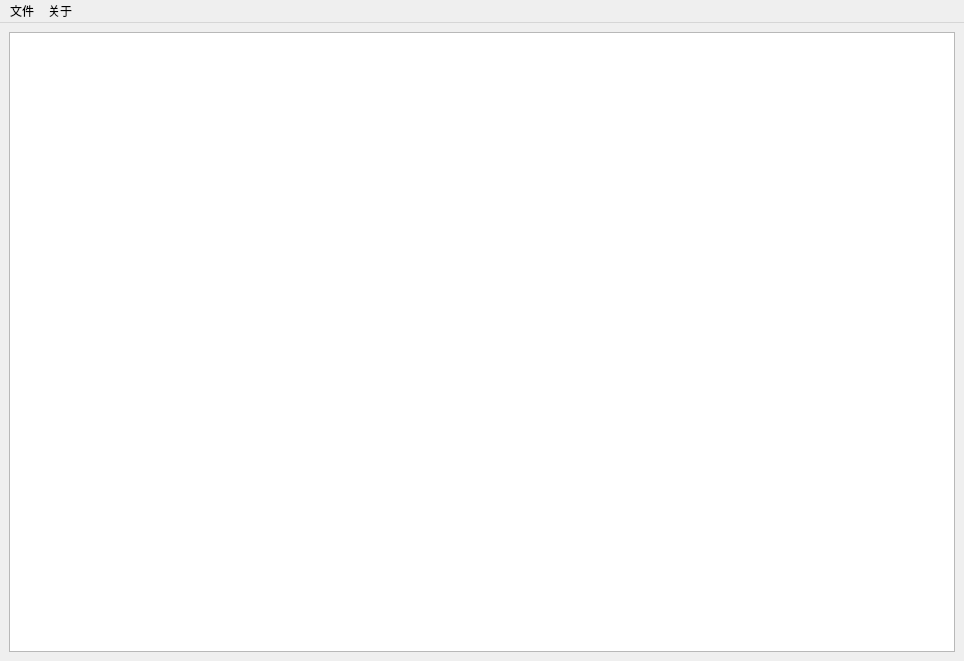
<?xml version="1.0" encoding="UTF-8"?>
<ui version="4.0">
 <class>MainWindow</class>
 <widget class="QMainWindow" name="MainWindow">
  <property name="geometry">
   <rect>
    <x>0</x>
    <y>0</y>
    <width>964</width>
    <height>661</height>
   </rect>
  </property>
  <property name="sizePolicy">
   <sizepolicy hsizetype="Fixed" vsizetype="Fixed">
    <horstretch>0</horstretch>
    <verstretch>0</verstretch>
   </sizepolicy>
  </property>
  <property name="maximumSize">
   <size>
    <width>65535</width>
    <height>65535</height>
   </size>
  </property>
  <property name="windowTitle">
   <string>MainWindow</string>
  </property>
  <widget class="QWidget" name="centralwidget">
   <property name="sizePolicy">
    <sizepolicy hsizetype="Fixed" vsizetype="Fixed">
     <horstretch>0</horstretch>
     <verstretch>0</verstretch>
    </sizepolicy>
   </property>
   <property name="maximumSize">
    <size>
     <width>65535</width>
     <height>65535</height>
    </size>
   </property>
   <layout class="QVBoxLayout" name="verticalLayout">
    <item>
     <widget class="QTreeView" name="mainTreeView"/>
    </item>
   </layout>
  </widget>
  <widget class="QMenuBar" name="menubar">
   <property name="geometry">
    <rect>
     <x>0</x>
     <y>0</y>
     <width>964</width>
     <height>25</height>
    </rect>
   </property>
   <widget class="QMenu" name="menuFile">
    <property name="title">
     <string>文件</string>
    </property>
    <addaction name="actionNew"/>
    <addaction name="separator"/>
    <addaction name="actionExit"/>
   </widget>
   <widget class="QMenu" name="menuAbout">
    <property name="title">
     <string>关于</string>
    </property>
   </widget>
   <addaction name="menuFile"/>
   <addaction name="menuAbout"/>
  </widget>
  <action name="actionNew">
   <property name="text">
    <string>新建</string>
   </property>
  </action>
  <action name="actionExit">
   <property name="text">
    <string>退出</string>
   </property>
  </action>
 </widget>
 <resources/>
 <connections/>
</ui>
